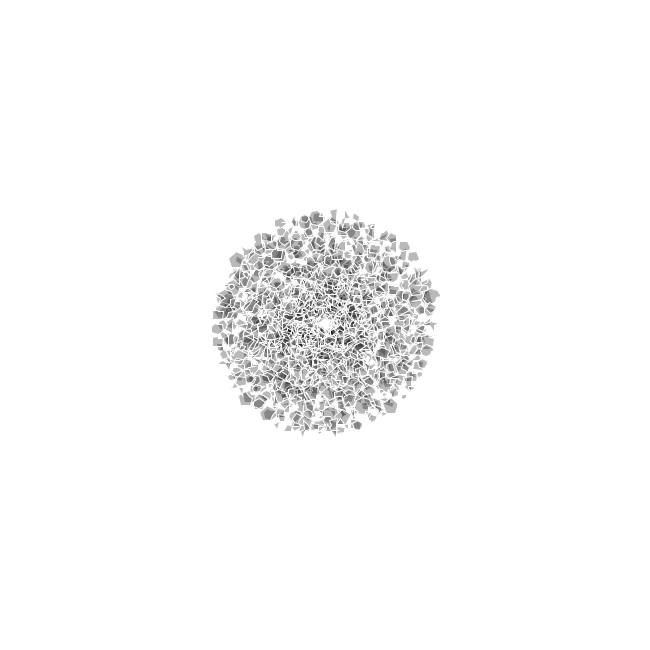
Frame 1 (no input)
Frame 60 (the mouse pressed at the canvas centre just before this capture): identical to frame 1, image omitted
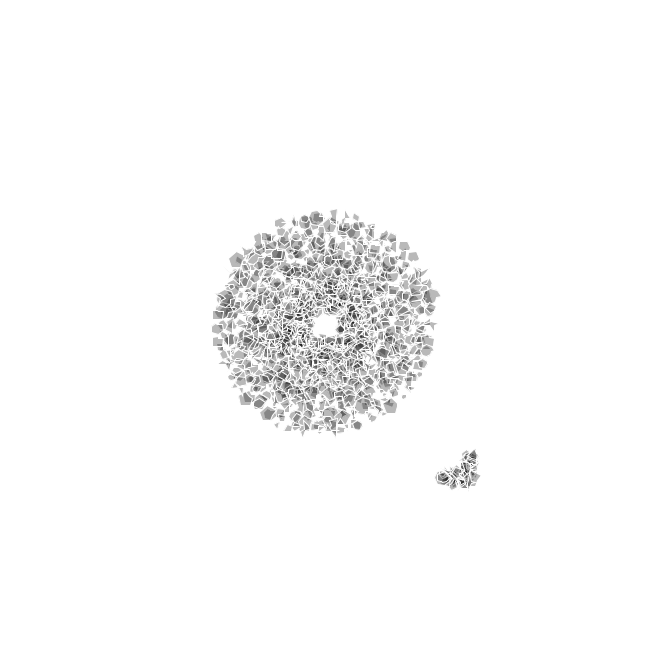
Frame 120 (the mouse held since frame 60 and released just before this capture)

The Processing sketch that drew these frames (run headless with seeded random() and noise(); from frame 60 on, the mouse is pressed at the canvas centre):

// Processing sketch: processing_134030
// ── processing_134030.pde

float[] MousePositionsX;
float[] MousePositionsY;
int counter;
int numFrames = 5;
float angle;
float speed;

// DECLARE
Fluff[] myFluff;
void setup () {
  size (650, 650);

//INITIALIZE

//stating amount in array
  myFluff = new Fluff[1000]; 
  float circleX = width/2;
  float circleY = height/2;
  float radius = 10;

// registering 10000 mouse positions
  MousePositionsX = new float[10000]; 
  MousePositionsY = new float[10000];

//creating spiral formation
  for (int i =0; i<myFluff.length;i=i+1) { 
    float angle = map( i, 0, myFluff.length, 0, TWO_PI * 20);
    float circleOffX = cos(angle) * radius;
    float circleOffY = sin(angle) * radius;
    float x = circleX + circleOffX;
    float y = circleY + circleOffY;

//placing fluff on points caluculated above
    myFluff[i] = new Fluff(x, y);
    radius = radius + 0.1;
  }
}

void draw () {
  background(255);
  pushMatrix();
  translate(width/2, height/2);

//linking mouse to counter
  MousePositionsX[counter] = mouseX;
  MousePositionsY[counter] = mouseY;

//
  if (counter > numFrames) {
    float deltaX = MousePositionsX[counter-numFrames]-MousePositionsX[counter];
    float deltaY = MousePositionsY[counter-numFrames]-MousePositionsY[counter];
    angle = atan2(deltaX, deltaY) * 180 / PI;
    speed = sqrt(sq(deltaX)*sq(deltaY));
  }
  counter++;
  popMatrix();
  // CALL FUNCTIONALITY

  for (int i =0; i<myFluff.length;i=i+1) {  //show fluff
    myFluff[i].display();
    myFluff[i].update();
   
    
  }
  
}

//global variables
class Fluff {
  float resolution = random(5, 9);
  float radius = 5;
  float circleX;
  float circleY;
  boolean movement = false;
  float newAngle;
  float newSpeed;
  float theX;
  float theY;
  float minSpeed;
  float maxSpeed;

  //constructor - how do i build this class
  Fluff (float theX, float theY) { // 
    circleX = theX;
    circleY = theY;
  }

  void display() {
    fill(0, 70);
    stroke(#ffffff);
    beginShape();
    for ( int i=0; i<resolution; i=i+1) {

      float waveAngle = map(i, 0, resolution, 0, TWO_PI* 16); // amount of resoltion 5- number of waves i want. 
      float waveOffset = sin(waveAngle) * 5; // 10 - have to scale it up as the value returned by the computer will be in the range of 1 pixel

      float angle = map(i, 0, resolution, 0, TWO_PI); //calculating angle-  two Pi is equal to a full circle
      float circleOffX = cos(angle) *(radius - waveOffset);  // always use cos to calculate x angle
      float circleOffY = sin(angle) *(radius - waveOffset);

      float x = circleX + circleOffX; // circleX - centre of the shape, circleOffX shape edges, values in which it could move
      float y = circleY + circleOffY;

      vertex(x, y);
    }

    endShape(CLOSE);
  }


  void update() {
    move();
    if (movement == true) {
      addGravity();
    }
  }


  void move() {
    minSpeed= 4; 
    maxSpeed =10;

    // if mouse is near enough
    if (abs(circleX-mouseX) < 16 && abs(circleY-mouseY) < 16) {
      //println("asdf");      
      movement = true;
      newSpeed = speed * 100;
      if ( newSpeed < minSpeed ) {
        newSpeed = minSpeed;
      }
      newAngle = angle;
    }
  
  //limit the speed to 7 per update
  if (newSpeed > maxSpeed) {
    newSpeed = maxSpeed;
  }
  
  //add friction
  newSpeed = newSpeed * 0.98;


  float moveX = sin(radians(newAngle+180))*(newSpeed);
  float moveY = cos(radians(newAngle+180))*(newSpeed);
  circleX+= moveX;
  circleY+= moveY;

  }


  void addGravity() {
    //
    circleY = circleY + 0.15;
    // ****************************************************************

  minSpeed= 1; 
  maxSpeed =4;
    if (abs(circleX-mouseX) < 10 && abs(circleY-mouseY) < 10) {
        movement = true;
        newSpeed = speed * 80;
        if ( newSpeed < minSpeed ) {
          newSpeed = minSpeed;
        }
        newAngle = angle;
      }
  
    //limit the speed to 7 per update
    if (newSpeed > maxSpeed) {
      newSpeed = maxSpeed;
    }
    //
    //add friction
    newSpeed = newSpeed * 0.98;

    //
    float moveX = sin(radians(newAngle+180))*(newSpeed);
    float moveY = cos(radians(newAngle+180))*(newSpeed);
    circleX+= moveX;
    circleY+= moveY;
  }
}
